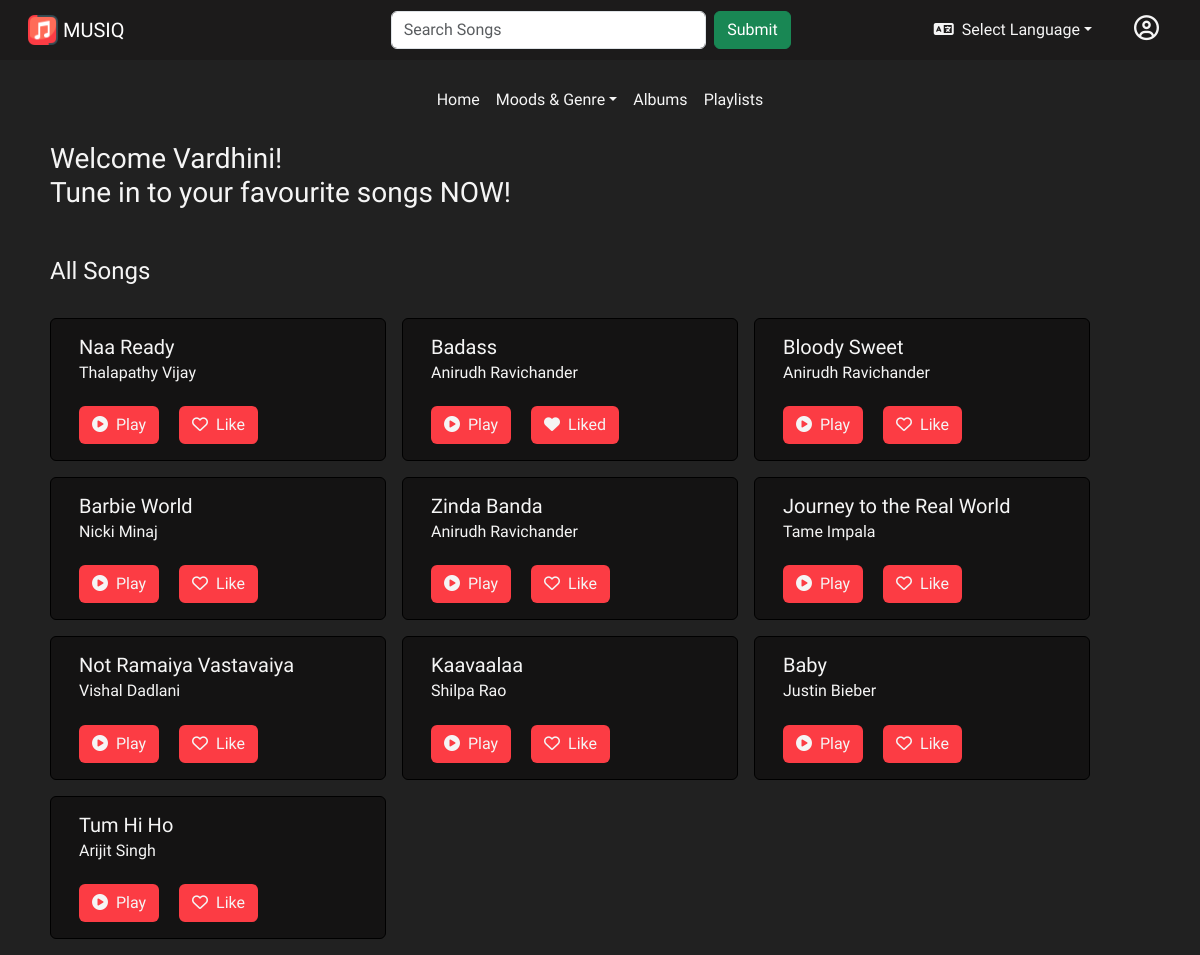
/main (signed in), run on the app's committed database.
### models.py (models this page shows, shortened)
class User(db.Model, UserMixin):
    __tablename__ = 'users'
    user_id = db.Column(db.Integer, autoincrement = True, primary_key = True)
    first_name = db.Column(db.String(100), nullable = False)
    last_name = db.Column(db.String(100), nullable = True)
    username = db.Column(db.String(), unique = True)
    password = db.Column(db.String(), unique = False)
    gender = db.Column(db.String(), nullable = False)
    is_admin = db.Column(db.Boolean(), default = False)
    is_creator = db.Column(db.Boolean(), default = False)
    creator = db.relationship('Creator', back_populates = 'users', cascade = 'all, delete-orphan',
                                primaryjoin = 'Creator.user_id == User.user_id')
    playlist = db.relationship('Playlists', backref='created_by',cascade = 'all, delete-orphan',
                                primaryjoin = 'Playlists.user_id == User.user_id')
    likes = db.relationship('Interaction', backref = 'likes', cascade = 'all, delete-orphan',
                                primaryjoin = 'Interaction.user_id == User.user_id')

class Song(db.Model):
    __tablename__ = 'songs'
    song_id = db.Column(db.Integer(), autoincrement = True, primary_key = True)
    album_id = db.Column(db.Integer(), db.ForeignKey('albums.album_id'))
    artist_id = db.Column(db.Integer(), db.ForeignKey('artists.artist_id'), nullable = False)
    title = db.Column(db.String(100), nullable = False)
    language = db.Column(db.String(50), nullable = False)
    genre = db.Column(db.String(50), nullable = False)
    lyrics = db.Column(db.String(), nullable = False)
    created_at = db.Column(db.DateTime(timezone = True), server_default = func.now())
    updated_at = db.Column(db.DateTime(timezone = True), server_default = func.now())
    flag = db.Column(db.Boolean(), default = False)
    album = db.relationship('Album', back_populates = 'songs', overlaps='albums_songs,songs')
    artist = db.relationship('Artist', back_populates = 'songs')

class Artist(db.Model):
    __tablename__ = 'artists'
    artist_id = db.Column(db.Integer(), autoincrement = True, primary_key = True)
    name = db.Column(db.String(), nullable = False)
    description = db.Column(db.String(500), nullable = True)
    songs = db.relationship('Song', back_populates = 'artist', overlaps='artists_songs,songs')
    album = db.relationship('Album', back_populates = 'artist', overlaps='albums,artists_albums')

### app.py (the view)
@app.route("/main", methods=['GET', 'POST'])
@login_required #Can be performed only user is logged in
def show_main():
    user = current_user
    songs = Song.query.filter_by(flag=False).all()
    artists = Artist.query.all()
    likes = Interaction.query.filter_by(user_id = user.user_id).all()
    if request.method == 'GET':
        return render_template('songs.html', title= 'All Songs', user = user, songs = songs, artists = artists, likes = likes)

### app.py (called while the page is built)
@login_manager.user_loader
def load_user(user_id):
    return User.query.get(user_id)

@app.after_request
def after_request(response):
    header = response.headers
    header['Access-Control-Allow-Origin'] = '*'
    return response

### templates/songs.html
{% extends "main.html" %} {%block songs%}
<link href="/static/styles/songs.css" rel="stylesheet" />
<div class="main">
  <h3>
    Welcome {{user.first_name}}!<br />
    Tune in to your favourite songs NOW!
  </h3>
  <div class="songs-card all-songs mt-5">
    <h4>{{title}}</h4>
    <br />
    <div class="container-fluid songs-container">
      <div class="row">
        {% for song in songs%} {% for artist in artists %} {% if song.artist_id
        == artist.artist_id %}
        <div class="card song-card me-3 mb-3" style="width: 21rem">
          <div class="card-body">
            <h5 class="card-title" id="card-title">{{song.title}}</h5>
            <h6 class="card-subtitle">{{artist.name}}</h6>
            <br />
            <a
              class="card-link btn control-link"
              href="{{url_for('play_songs', song_id=song.song_id)}}"
            >
              <i class="fa-solid fa-circle-play me-2"></i>Play
            </a>
            {% if song.song_id in likes | map(attribute='song_id')%}
            <a
              class="card-link btn control-link"
              href="{{url_for('dislike_songs', song_id=song.song_id)}}"
            >
              <i class="fa-solid fa-heart me-2"></i>Liked
            </a>
            {%else%}
            <a
              class="card-link btn control-link"
              href="{{url_for('like_songs', song_id=song.song_id)}}"
            >
              <i class="fa-regular fa-heart me-2"></i>Like
            </a>
            {% endif %}
          </div>
        </div>
        {% endif %} {% endfor %}{% endfor %}
      </div>
    </div>
  </div>
</div>
{%endblock%}

### templates/main.html (shortened to what this page needs)
<!DOCTYPE html>
<html lang="en">
  <head>
    <link href="/static/styles/main.css" rel="stylesheet" />
    <link
      href="https://cdn.jsdelivr.net/npm/bootstrap@5.3.2/dist/css/bootstrap.min.css"
      rel="stylesheet"
    />
  </head>
  <body>
    <nav class="navbar navbar-expand-lg navbar-dark">
      <div class="container-fluid navabar-items">
        <div class="logo col-2">
          <a class="navbar-brand" href="{{url_for('show_main')}}">
            <img
              src="/static/images/brand-logo.png"
              width="30"
              height="30"
              class="d-inline-block align-top"
              alt="Your Logo"
            />
            MUSIQ
          </a>
        </div>
        <div class="searchbar col-6 d-flex justify-content-end">
          <form
            class="d-flex search-bar"
            role="search"
            action="/search"
            method="POST"
          >
            <input
              class="form-control me-2"
              type="text"
              placeholder="Search Songs"
              name="searchbar"
            />
            <input class="btn btn-success" type="submit" placeholder="Submit" />
          </form>
        </div>
        <div class="buttons col-4 d-flex justify-content-end">
          <ul class="nav btn">
            <li class="nav-item dropdown">
              <a
                class="nav-link dropdown-toggle btn"
                data-bs-toggle="dropdown"
                href="#"
                role="button"
                aria-expanded="false"
                ><i class="fa-solid fa-language me-2"></i
                ><span class="text">Select Language</span></a
              >
            </li>
          </ul>
          <a
            class="btn user-dashboard"
            href="{{url_for('user_home', username=current_user.username)}}"
          >
            <i class="fa-regular fa-circle-user"></i>
          </a>
        </div>
      </div>
    </nav>
    <div class="container navitem-tab d-flex justify-content-center">
      <ul class="nav nav-underline">
        <li class="nav-item">
          <a class="nav-link" href="{{url_for('show_main')}}">Home</a>
        </li>
        <li class="nav-item dropdown">
          <a
            class="nav-link dropdown-toggle"
            data-bs-toggle="dropdown"
            href="#"
            role="button"
            aria-expanded="false"
            >Moods & Genre</a
          >
        </li>
        <li class="nav-item">
          <a class="nav-link" href="{{url_for('show_albums')}}">Albums</a>
        </li>
        <li class="nav-item">
          <a class="nav-link" href="{{url_for('show_playlists')}}">Playlists</a>
        </li>
      </ul>
    </div>
    {%block search%} {%endblock%} {%block songs%} {%endblock%}
  </body>
</html>

### static/styles/main.css (style rules this page uses)
:root { --primary-font: "Gabarito", sans-serif; --primary-color: #1c1b1b; --primary-color-dark: #141313; --primary-color-derived: #212121; --secondary-color: #fc3c44; --secondary-color-derived: #fe5e63; --secondary-color-derived-2: #fa8b8f; }
* { font-family: var(--primary-font); }
body { background-color: var(--primary-color-derived) !important; color: whitesmoke !important; }
.navbar { height: 3.75rem; padding-left: 1rem !important; padding-right: 1rem !important; background-color: var(--primary-color); }
.search-bar { width: 400px !important; }
.user-dashboard { font-size: 25px !important; color: whitesmoke !important; }
.language, .nav-item .nav-link, .navitem-tab .nav-link { color: whitesmoke !important; }
.navitem-tab { padding-top: 20px; }
.main { padding-left: 20px; padding-top: 20px; }

### static/styles/songs.css (style rules this page uses)
:root { --primary-font: "Gabarito", sans-serif; --primary-color: #1c1b1b; --primary-color-dark: #141313; --primary-color-derived: #212121; --secondary-color: #fc3c44; --secondary-color-derived: #fe5e63; --secondary-color-derived-2: #fa8b8f; }
* { font-family: var(--primary-font); }
.main { padding-left: 50px; }
.song-card { background-color: var(--primary-color-dark); border-color: black !important; color: whitesmoke; }
.control-link { background-color: var(--secondary-color) !important; color: whitesmoke !important; }

### data on the page
User: first_name "Vardhini"
Song: title "Naa Ready"
Artist: name "Thalapathy Vijay"
Song: title "Badass"
Artist: name "Anirudh Ravichander"
Song: title "Bloody Sweet"
Song: title "Barbie World"
Artist: name "Nicki Minaj"
Song: title "Zinda Banda"
Song: title "Journey to the Real World"
Artist: name "Tame Impala"
Song: title "Not Ramaiya Vastavaiya"
Artist: name "Vishal Dadlani"
Song: title "Kaavaalaa"
Artist: name "Shilpa Rao"
Song: title "Baby"
Artist: name "Justin Bieber"
Song: title "Tum Hi Ho"
Artist: name "Arijit Singh"

### other printed values
{{ title }} "All Songs"
